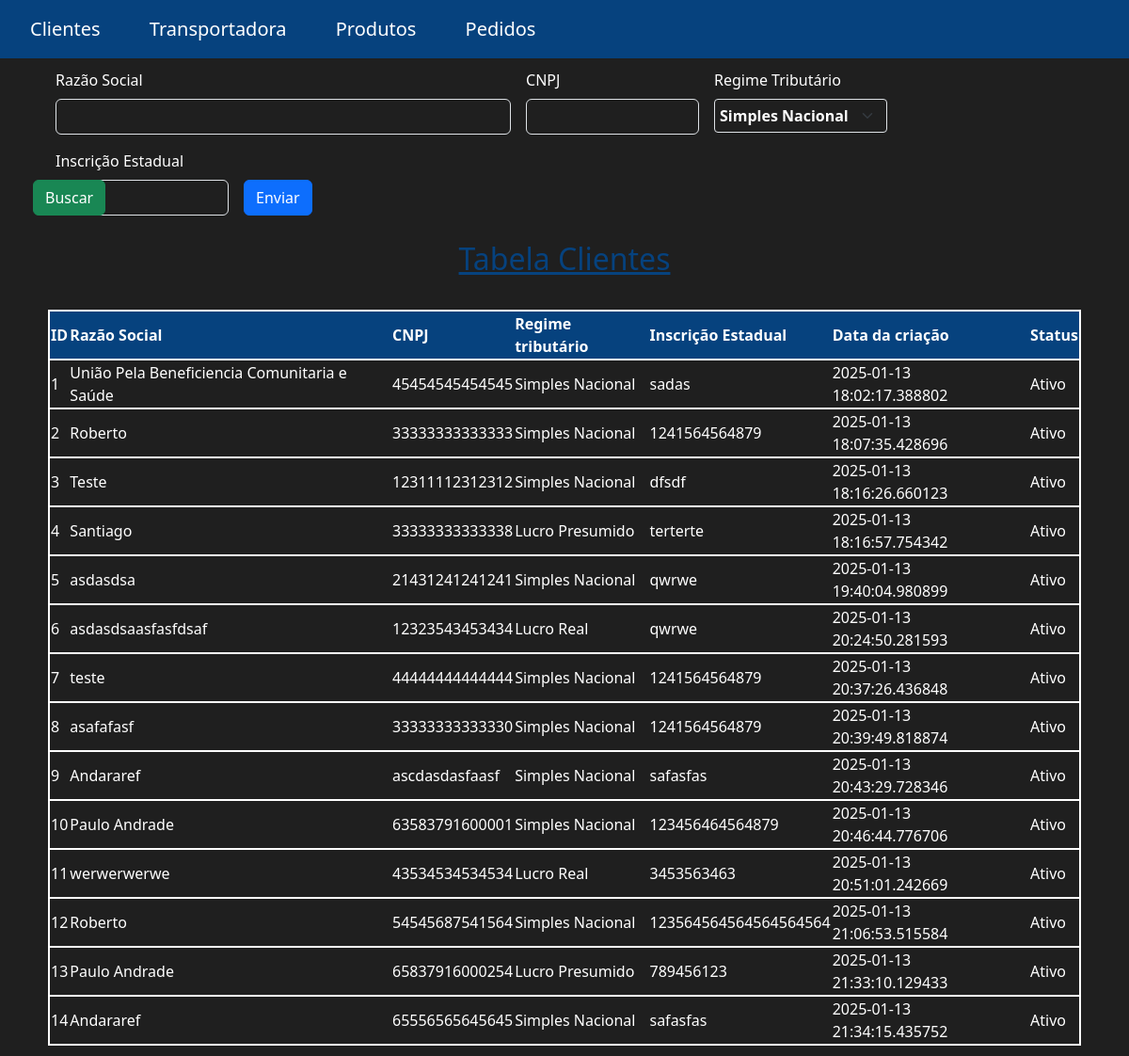
Screenshot of /clientes with the database file from the repository.
### model.py (models this page shows)
class PessoaJuridica(Base):
    __tablename__ = "pessoas_juridica"
    id = Column(Integer, primary_key= True, autoincrement= True)
    creat_at = Column(DateTime, default=current_time_saopaulo)
    update_at = Column(
        DateTime, default=current_time_saopaulo, onupdate=current_time_saopaulo
    )
    razao_social = Column(String(80))
    cnpj = Column(String(14), unique= True)
    regime_tributario = Column(String(15))
    inscricao_estadual = Column(String(15))
    status = Column(Boolean())

### app.py (the view, shortened to what this page needs)
@app.route("/clientes", methods=['GET', 'POST'])
def clientes():
    form = FormPessoaJuridica()
    tabela = consulta_clientes()
    return render_template("clientes.html", form=form, tabela=tabela)

### forms.py (shortened to what this page needs)
class FormPessoaJuridica(FlaskForm):
    razao_social = StringField('Razao Social', id="razao_social")
    cnpj = StringField('CNPJ', validators=[Length(min= 14, max = 14)], id="cnpj")
    regime_tributario = SelectField(
        'Escolha uma opção',
        choices=[
            ('Simples Nacional', 'Simples Nacional'),
            ('Lucro Presumido', 'Lucro Presumido'),
            ('Lucro Real', 'Lucro Real')
        ],
        default= 'Simples Nacional', id="regime_tributario"
    )
    inscricao_estadual = StringField('Inscrição estadual', id="inscricao_estadual")
    submit = SubmitField(label = 'Enviar')

### query.py (called while the page is built)
def consulta_clientes():
    clientes = session.scalars(
        select(PessoaJuridica)
    ).all()
    return clientes

### templates/clientes.html (shortened to what this page needs)
{% extends 'master.html' %}
{% block conteudo %}
<form method="POST" class="row g-3">
    <div class="col-md-4" style="width: 500px;">
        <label for="razao_social" class="form-label">Razão Social</label>
        {{ form.razao_social(class_='form-control') }}
    </div>
    <div class="col-md-4" style="width: 200px;">
        <label for="cnpj" class="form-label">CNPJ</label>
        {{ form.cnpj(class_='form-control') }}
    </div>
    <div class="col-md-4" style="width: 200px;">
        <label for="regime_tributario" class="form-label">Regime Tributário</label>
        {{ form.regime_tributario(class_='form-select') }}
    </div>
    <div class="col-md-4" style="width: 200px;">
        <label for="inscricao_estadual" class="form-label">Inscrição Estadual</label>
        {{ form.inscricao_estadual(class_='form-control') }}
    </div>
    <div class="col-md-4" style="margin-top: auto;">
        <button type="submit" name="action"  value="cadastrar" class="btn btn-primary">Enviar</button>
    </div>
    <div class="col-md-1" style="margin-top: auto; margin-left: -590px;">
        <button type="submit" name="action" value="buscar" class="btn btn-success">Buscar</button>
    </div>
<h2 id="cabecalho">Tabela Clientes</h2>
{% if tabela %}
        <table>
            <thead>
                <tr>
                    <th>ID</th>
                    <th>Razão Social</th>
                    <th>CNPJ</th>
                    <th>Regime tributário</th>
                    <th>Inscrição Estadual</th>
                    <th>Data da criação</th>
                    <th>Status</th>
                </tr>
            </thead>
            <tbody >
                {% for linha in tabela %}
                    <tr onclick="preencherDados(this)">
                        <td>{{ linha.id }}</td>
                        <td>{{ linha.razao_social }}</td>
                        <td>{{ linha.cnpj }}</td>
                        <td>{{ linha.regime_tributario }}</td>
                        <td>{{ linha.inscricao_estadual }}</td>
                        <td>{{ linha.creat_at }}</td>
                        <td>{{ "Ativo" if linha.status else "Inativo" }}</td>
                    </tr>
                {% endfor %}
            </tbody>
        </table>
    {% else %}
        <p>Nenhuma linha adicionada ainda.</p>
    {% endif %}
{% endblock %}

### templates/master.html (shortened to what this page needs)
<!DOCTYPE html>
<html lang="pt-br">
<head>
    <link rel="stylesheet" href="https://cdn.jsdelivr.net/npm/bootstrap@5.3.1/dist/css/bootstrap.min.css">
    <link rel="stylesheet" href="/static/style.css">
</head>
<body>
<nav class="navbar">
  <div>
    <a class="navbar-brand" href="/clientes">Clientes</a>
    <a class="navbar-brand" href="/transportadoras">Transportadora</a>
    <a class="navbar-brand" href="/produtos">Produtos</a>
    <a class="navbar-brand" href="/pedidos">Pedidos</a>
  </div>
</nav>
    <main class="container-fluid px-5">
        {% block conteudo %}{% endblock %}
    </main>
</body>
</html>

### static/style.css (style rules this page uses)
body { background-color: #1F1F1F; }
.navbar { background-color: #06427e; padding: 1rem; }
.navbar-brand { text-decoration: none; color: #ffffff; padding: 0.5rem 1rem; transition: 0.5s; }
form { background-color: #1F1F1F; padding: 1%; }
#cabecalho { display: flex; justify-content: center; align-items: center; color: #06427e; padding: 1%; text-decoration: underline; }
table { background-color: #1F1F1F; color: #fff; }
table thead { background-color: #06427E; }
table tr { border:2px solid #fff; transition: 0.2s; }
label { color: #fff; }
input { background-color: #1F1F1F; }
.form-control { background-color: transparent; color: #fff; transition: 0.5s; }
.form-select { background-color: transparent; color: #fff; }
.form-select { background-color: transparent; color: #ffffff; font-weight: bold; padding: 5px; border-radius: 4px; }
.form-select option { background-color: #1F1F1F; color: #ffffff; font-weight: normal; transition: 0.5s; }

### rows the page displays
PessoaJuridica: id "1", razao_social "União Pela Beneficiencia Comunitaria e Saúde", cnpj "45454545454545", regime_tributario "Simples Nacional", inscricao_estadual "sadas", creat_at "2025-01-13 18:02:17.388802", status "Ativo"
PessoaJuridica: id "2", razao_social "Roberto", cnpj "33333333333333", regime_tributario "Simples Nacional", inscricao_estadual "1241564564879", creat_at "2025-01-13 18:07:35.428696", status "Ativo"
PessoaJuridica: id "3", razao_social "Teste", cnpj "12311112312312", regime_tributario "Simples Nacional", inscricao_estadual "dfsdf", creat_at "2025-01-13 18:16:26.660123", status "Ativo"
PessoaJuridica: id "4", razao_social "Santiago", cnpj "33333333333338", regime_tributario "Lucro Presumido", inscricao_estadual "terterte", creat_at "2025-01-13 18:16:57.754342", status "Ativo"
PessoaJuridica: id "5", razao_social "asdasdsa", cnpj "21431241241241", regime_tributario "Simples Nacional", inscricao_estadual "qwrwe", creat_at "2025-01-13 19:40:04.980899", status "Ativo"
PessoaJuridica: id "6", razao_social "asdasdsaasfasfdsaf", cnpj "12323543453434", regime_tributario "Lucro Real", inscricao_estadual "qwrwe", creat_at "2025-01-13 20:24:50.281593", status "Ativo"
PessoaJuridica: id "7", razao_social "teste", cnpj "44444444444444", regime_tributario "Simples Nacional", inscricao_estadual "1241564564879", creat_at "2025-01-13 20:37:26.436848", status "Ativo"
PessoaJuridica: id "8", razao_social "asafafasf", cnpj "33333333333330", regime_tributario "Simples Nacional", inscricao_estadual "1241564564879", creat_at "2025-01-13 20:39:49.818874", status "Ativo"
PessoaJuridica: id "9", razao_social "Andararef", cnpj "ascdasdasfaasf", regime_tributario "Simples Nacional", inscricao_estadual "safasfas", creat_at "2025-01-13 20:43:29.728346", status "Ativo"
PessoaJuridica: id "10", razao_social "Paulo Andrade", cnpj "63583791600001", regime_tributario "Simples Nacional", inscricao_estadual "123456464564879", creat_at "2025-01-13 20:46:44.776706", status "Ativo"
PessoaJuridica: id "11", razao_social "werwerwerwe", cnpj "43534534534534", regime_tributario "Lucro Real", inscricao_estadual "3453563463", creat_at "2025-01-13 20:51:01.242669", status "Ativo"
PessoaJuridica: id "12", razao_social "Roberto", cnpj "54545687541564", regime_tributario "Simples Nacional", inscricao_estadual "123564564564564564564", creat_at "2025-01-13 21:06:53.515584", status "Ativo"
PessoaJuridica: id "13", razao_social "Paulo Andrade", cnpj "65837916000254", regime_tributario "Lucro Presumido", inscricao_estadual "789456123", creat_at "2025-01-13 21:33:10.129433", status "Ativo"
PessoaJuridica: id "14", razao_social "Andararef", cnpj "65556565645645", regime_tributario "Simples Nacional", inscricao_estadual "safasfas", creat_at "2025-01-13 21:34:15.435752", status "Ativo"
